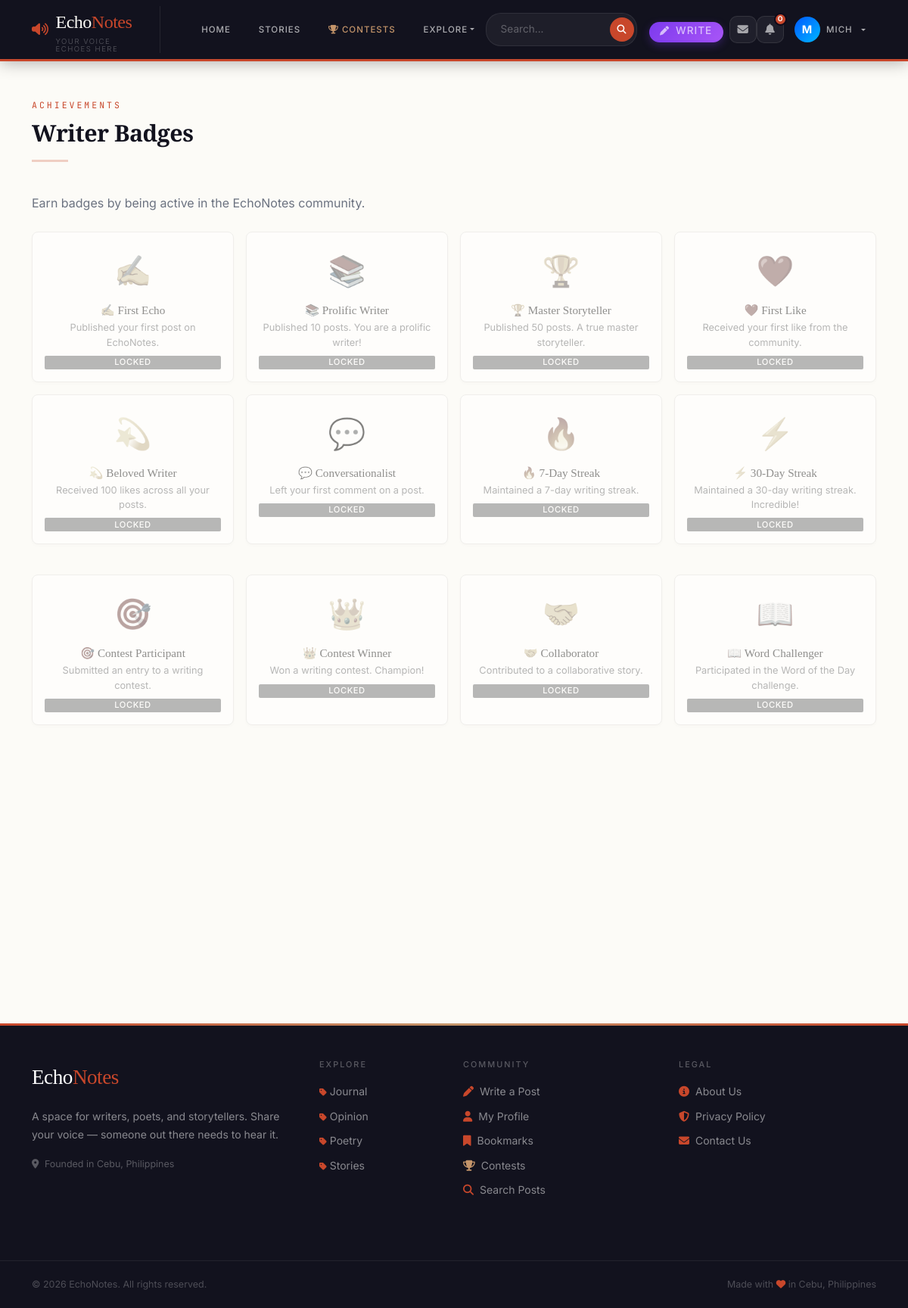
Page /badges/ (signed in) on the committed database.
### blog/models.py (models this page shows, shortened)
class Badge(models.Model):
    BADGE_CHOICES = [
        ('first_post', '✍️ First Echo'),
        ('ten_posts', '📚 Prolific Writer'),
        ('fifty_posts', '🏆 Master Storyteller'),
        ('first_like', '❤️ First Like'),
        ('hundred_likes', '💫 Beloved Writer'),
        ('first_comment', '💬 Conversationalist'),
        ('streak_7', '🔥 7-Day Streak'),
        ('streak_30', '⚡ 30-Day Streak'),
        ('contest_entry', '🎯 Contest Participant'),
        ('contest_winner', '👑 Contest Winner'),
        ('collab_story', '🤝 Collaborator'),
        ('word_challenge', '📖 Word Challenger'),
    ]
    name = models.CharField(max_length=50, choices=BADGE_CHOICES, unique=True)
    description = models.TextField()
    icon = models.CharField(max_length=10)

class Category(models.Model):
    name = models.CharField(max_length=100, unique=True)
    slug = models.SlugField(max_length=100, unique=True)
    description = models.TextField(blank=True)
    icon = models.CharField(max_length=50, default='fas fa-circle', help_text="FontAwesome class (e.g., 'fas fa-feather')")
    color = models.CharField(max_length=20, default='#7c3aed', help_text="Brand color hex code")
    subscribers = models.ManyToManyField(User, related_name='subscribed_circles', blank=True)
    created_date = models.DateTimeField(default=timezone.now)
    class Meta:
        verbose_name_plural = 'Categories'
        ordering = ['name']

### blog/views.py (the view)
# urls.py: path('badges/', views.badges_page, name='badges'),
@login_required
def badges_page(request):
    all_badges = Badge.objects.all()
    user_badges = set(UserBadge.objects.filter(user=request.user).values_list('badge__name', flat=True))
    return render(request, 'badges.html', {
        'all_badges': all_badges,
        'user_badges': user_badges,
    })

### blog/context_processors.py (called while the page is built)
def categories(request):
    from .models import Category
    return {'categories': Category.objects.all()}

### blog/templates/badges.html (shortened to what this page needs)
{% extends 'base.html' %}
{% block content %}
<div class="container py-5">
    <div class="mb-4">
        <span class="section-eyebrow">Achievements</span>
        <h1 class="section-title">Writer Badges</h1>
        <hr class="section-divider">
        <p class="text-muted">Earn badges by being active in the EchoNotes community.</p>
    </div>
    {% if user.is_authenticated %}
    <div class="row g-3 mb-5">
        {% for badge in all_badges %}
        <div class="col-md-4 col-lg-3">
            <div class="card text-center p-3 h-100"
                 style="{% if badge.name in user_badge_names %}border:2px solid var(--gold){% else %}opacity:0.5;filter:grayscale(0.8){% endif %}">
                <div style="font-size:2.5rem;margin-bottom:0.5rem">{{ badge.icon }}</div>
                <h6 style="font-family:var(--font-display);font-size:0.95rem;margin-bottom:0.25rem">
                    {{ badge.get_name_display }}
                </h6>
                <p class="text-muted mb-2" style="font-size:0.8rem;line-height:1.5">{{ badge.description }}</p>
                {% if badge.name in user_badge_names %}
                    <span class="badge" style="background:rgba(212,168,67,0.15);color:var(--gold);font-size:0.7rem">✓ Earned</span>
                {% else %}
                    <span class="badge bg-secondary" style="font-size:0.7rem">Locked</span>
                {% endif %}
            </div>
        </div>
        {% empty %}
        <div class="col-12 text-center py-5">
            <p class="text-muted">No badges set up yet. Run: <code>python manage.py shell</code> then <code>from blog.badges import ensure_badges_exist; ensure_badges_exist()</code></p>
        </div>
        {% endfor %}
    </div>
    {% else %}
    <div class="alert alert-info">
        <a href="{% url 'login' %}" class="alert-link">Login</a> to see your earned badges.
    </div>
    {% endif %}
</div>
{% endblock %}

### blog/templates/base.html (shortened to what this page needs)
{% load static %}
<!DOCTYPE html>
<html lang="en">
<head>
  <link href="https://cdn.jsdelivr.net/npm/bootstrap@5.3.0/dist/css/bootstrap.min.css" rel="stylesheet">
  <link rel="stylesheet" href="https://cdnjs.cloudflare.com/ajax/libs/font-awesome/6.4.0/css/all.min.css">
  <link rel="stylesheet" href="{% static 'css/style.css' %}?v=1.0.1">
<body>
  <nav class="echonav navbar navbar-expand-lg">
    <div class="container">
      <a class="echo-brand" href="{% url 'landing' %}">
        <i class="fas fa-volume-up" style="color:var(--accent);font-size:1.1rem"></i>
        <div>
          Echo<span>Notes</span>
          <small>Your voice echoes here</small>
        </div>
      </a>
      <div class="collapse navbar-collapse" id="navbarNav">
        <ul class="navbar-nav me-auto mb-2 mb-lg-0 align-items-lg-center" style="gap: 0.5rem; margin-left: 1.5rem;">
          <li class="nav-item">
            <a class="nav-link" href="{% url 'landing' %}">Home</a>
          </li>
          <li class="nav-item">
            <a class="nav-link" href="{% url 'story-list' %}">Stories</a>
          </li>
          <li class="nav-item">
            <a class="nav-link highlight" href="{% url 'contest-list' %}">
              <i class="fas fa-trophy me-1" style="color:var(--gold)"></i>Contests
            </a>
          </li>
          <li class="nav-item dropdown">
            <a class="nav-link dropdown-toggle" href="#" id="exploreDropdown" role="button" data-bs-toggle="dropdown"
              aria-expanded="false">
              Explore
            </a>
          </li>
        </ul>
        <div class="d-flex align-items-lg-center gap-3">
          <form class="echo-search d-flex align-items-center m-0" action="{% url 'search' %}" method="GET"
            style="background: rgba(255,255,255,0.05); border-radius: 20px; padding: 3px; border: 1px solid rgba(255,255,255,0.08);">
            <input type="search" name="q" placeholder="Search..." required
              class="border-0 bg-transparent text-white px-3" style="outline: none; font-size: 0.85rem; width: 160px;">
            <button type="submit" class="border-0 rounded-circle d-flex justify-content-center align-items-center"
              style="background: var(--accent); width: 32px; height: 32px; color: white;"><i class="fas fa-search"
                style="font-size: 0.75rem;"></i></button>
          </form>
          <ul class="navbar-nav align-items-lg-center m-0">
            {% if user.is_authenticated %}
            <li class="nav-item me-2 d-none d-lg-block">
              <a class="nav-link py-1 px-3 text-white" href="{% url 'create-post' %}"
                style="background: linear-gradient(135deg, #7c3aed, #a855f7); border-radius: 20px; font-size: 0.85rem; font-weight: 500; display: inline-flex; align-items: center; box-shadow: 0 4px 12px rgba(124,58,237,0.3);">
                <i class="fas fa-pen me-2" style="font-size: 0.75rem;"></i> Write
              </a>
            </li>
            {% if user.is_authenticated %}
            <li class="nav-item">
              <a href="{% url 'inbox' %}" class="notif-icon-btn" title="Messages" style="text-decoration:none">
                <i class="fas fa-envelope"></i>
              </a>
            </li>
            <li class="nav-item" style="position:relative">
              <button id="notif-bell-btn" class="notif-icon-btn" title="Notifications">
                <i class="fas fa-bell"></i>
                <span id="notif-badge" class="notif-badge" style="display:none">0</span>
              </button>
            </li>
            {% endif %}
            <li class="nav-item dropdown">
              <a class="nav-link dropdown-toggle d-flex align-items-center gap-2" href="#" id="profileDropdown"
                role="button" data-bs-toggle="dropdown" aria-expanded="false" style="padding: 0.2rem 1rem;">
                <div class="rounded-circle d-flex justify-content-center align-items-center"
                  style="width: 34px; height: 34px; background: linear-gradient(135deg,rgb(0, 89, 255),rgb(0, 183, 255)); color: white; font-weight: bold; font-size: 0.9rem;">
                  {{ user.username|make_list|first|upper }}
                </div>
                <span class="d-none d-lg-block">{{ user.username }}</span>
              </a>
            </li>
            {% endif %}
          </ul>
        </div>
      </div>
    </div>
  </nav>
  <main>
    {% block content %}{% endblock %}
  </main>
  <footer class="echo-footer mt-5">
    <div class="container py-5">
      <div class="row">
        <div class="col-lg-4 mb-4">
          <div class="echo-footer-brand mb-3">Echo<span>Notes</span></div>
          <p style="color:rgba(255,255,255,0.5);font-size:0.875rem;line-height:1.7">
            A space for writers, poets, and storytellers.
            Share your voice — someone out there needs to hear it.
          </p>
          <p style="color:rgba(255,255,255,0.3);font-size:0.78rem">
            <i class="fas fa-map-marker-alt me-1"></i> Founded in Cebu, Philippines
          </p>
        </div>
        <div class="col-lg-2 col-md-4 mb-4">
          <h6>Explore</h6>
          <ul class="list-unstyled mb-0">
            {% for category in categories %}
            <li style="margin-bottom:0.5rem;">
              <a href="{% url 'category-posts' category.slug %}">
                <i class="fas fa-tag me-1" style="font-size:0.7rem;color:var(--accent)"></i>{{ category.name }}
              </a>
            </li>
            {% empty %}
            <li><a href="{% url 'landing' %}">All Posts</a></li>
            {% endfor %}
          </ul>
        </div>
        <div class="col-lg-3 col-md-4 mb-4">
          <h6>Community</h6>
          {% if user.is_authenticated %}
          <a href="{% url 'create-post' %}"><i class="fas fa-pen me-2" style="color:var(--accent)"></i>Write a Post</a>
          <a href="{% url 'profile-detail' user.username %}"><i class="fas fa-user me-2"
              style="color:var(--accent)"></i>My Profile</a>
          <a href="{% url 'my-bookmarks' %}"><i class="fas fa-bookmark me-2"
              style="color:var(--accent)"></i>Bookmarks</a>
          <a href="{% url 'contest-list' %}"><i class="fas fa-trophy me-2" style="color:var(--gold)"></i>Contests</a>
          {% endif %}
          <a href="{% url 'search' %}?q="><i class="fas fa-search me-2" style="color:var(--accent)"></i>Search Posts</a>
        </div>
        <div class="col-lg-3 col-md-4 mb-4">
          <h6>Legal</h6>
          <a href="{% url 'about' %}"><i class="fas fa-info-circle me-2" style="color:var(--accent)"></i>About Us</a>
          <a href="{% url 'privacy-policy' %}"><i class="fas fa-shield-alt me-2" style="color:var(--accent)"></i>Privacy
            Policy</a>
          <a href="{% url 'contact' %}"><i class="fas fa-envelope me-2" style="color:var(--accent)"></i>Contact Us</a>
        </div>
      </div>
    </div>
    <div class="echo-footer-bottom">
      <div class="container d-flex justify-content-between flex-wrap gap-2">
        <span>© {% now "Y" %} EchoNotes. All rights reserved.</span>
        <span>Made with <i class="fas fa-heart" style="color:var(--accent)"></i> in Cebu, Philippines</span>
      </div>
    </div>
  </footer>
</body>
</html>

### blog/templates/base.html (style rules this page uses)
body { display: flex; flex-direction: column; min-height: 100vh; }
main { flex: 1; }
.notif-icon-btn { width: 36px; height: 36px; border-radius: 10px; background: rgba(255, 255, 255, 0.06); border: 1px solid rgba(255, 255, 255, 0.09); color: rgba(255, 255, 255, 0.6); display: flex; align-items: center; justify-content: center; font-size: 0.9rem; cursor: pointer; position: relative; transition: all 0.18s; text-decoration: none; }
.notif-badge { position: absolute; top: -5px; right: -5px; min-width: 17px; height: 17px; border-radius: 50%; background: #c8472b; color: white; font-size: 0.6rem; font-weight: 700; font-family: 'DM Sans', sans-serif; display: flex !important; align-items: center; justify-content: center; border: 2px solid #0f0a1a; padding: 0 3px; }

### rows in the picture
Badge: icon "✍️", name "✍️ First Echo", description "Published your first post on EchoNotes.", shows "LOCKED"
Badge: icon "📚", name "📚 Prolific Writer", description "Published 10 posts. You are a prolific writer!", shows "LOCKED"
Badge: icon "🏆", name "🏆 Master Storyteller", description "Published 50 posts. A true master storyteller.", shows "LOCKED"
Badge: icon "❤️", name "❤️ First Like", description "Received your first like from the community.", shows "LOCKED"
Badge: icon "💫", name "💫 Beloved Writer", description "Received 100 likes across all your posts.", shows "LOCKED"
Badge: icon "💬", name "💬 Conversationalist", description "Left your first comment on a post.", shows "LOCKED"
Badge: icon "🔥", name "🔥 7-Day Streak", description "Maintained a 7-day writing streak.", shows "LOCKED"
Badge: icon "⚡", name "⚡ 30-Day Streak", description "Maintained a 30-day writing streak. Incredible!", shows "LOCKED"
Badge: icon "🎯", name "🎯 Contest Participant", description "Submitted an entry to a writing contest.", shows "LOCKED"
Badge: icon "👑", name "👑 Contest Winner", description "Won a writing contest. Champion!", shows "LOCKED"
Badge: icon "🤝", name "🤝 Collaborator", description "Contributed to a collaborative story.", shows "LOCKED"
Badge: icon "📖", name "📖 Word Challenger", description "Participated in the Word of the Day challenge.", shows "LOCKED"
Category: name "Journal"
Category: name "Opinion"
Category: name "Poetry"
Category: name "Stories"

### other values in the picture
{{ user.username|make_list|first|upper }} "M"
{{ user.username }} "MICH"
